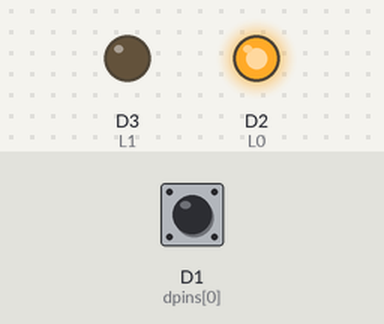
The program below on a simulated ESP8266 (NodeMCU). Shown: output pins drawn as LEDs (lit = HIGH). Dashed ring = blinking. Inputs (shaded band) come from the test bench; at power-on: D1 (dpins[0]) HIGH.

Above: at 1.2 s.
1.3 s: D1 (dpins[0]) pulled LOW for 0.15 s
At 1.75 s:
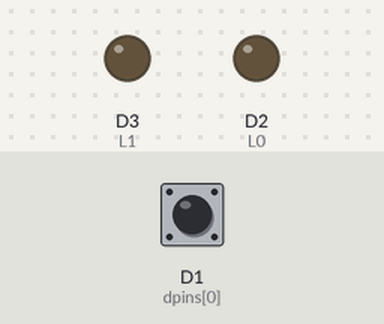
4.4 s: D1 (dpins[0]) pulled LOW for 1 s
At 5.25 s:
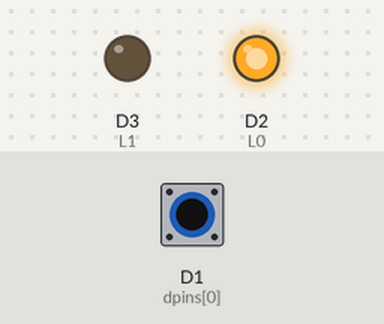
7.5 s: D1 (dpins[0]) pulled LOW for 3.2 s
At 8.25 s:
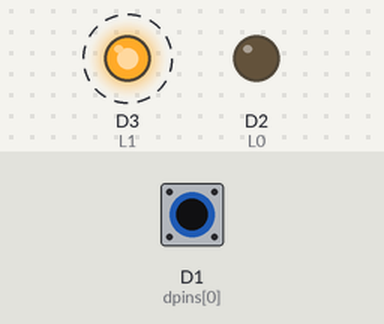
Timing chart, 0 to 18.2 s (numbered marks = the images above; inputs shaded):
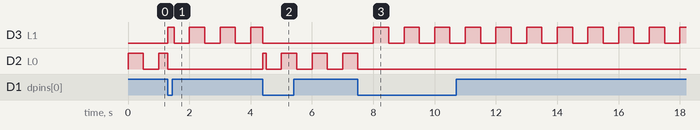

The program:

main.cpp
```cpp
#include <Arduino.h>

#define L0 D2
#define L1 D3
#define I0 dpins[0]
const int tickrate = 20;

const uint8_t dpins[10]={
  5,4,0,2,14,12,13,15,3,1
};
unsigned long c[] = {
  0
};
const bool debug = true;
const int bam = 1;
const int cam = 1;
unsigned long myTime = 0;
bool vars[bam][2]={
  {
    false, false
  }
};
bool alive = true;
bool l = false;
bool OnPress(int b) {
    return (vars[b][0] != vars[b][1] && vars[b][0]);
}
void Vars(int stage){
  if (stage == 0){
    for (unsigned int i = 0; i < bam; i++){
      vars[i][0] = !digitalRead(dpins[i]);
    }
    myTime = millis();
  }
  else if (stage == 1){
    for (unsigned int i = 0; i < bam; i++){
      vars[i][1] = vars[i][0];
    }
    // unsigned long newTime = millis();
    // if (newTime - myTime > 1000/tickrate) myTime = newTime;
  }
}
void setup() {
  pinMode(L0, OUTPUT);
  pinMode(L1, OUTPUT);
  pinMode(I0, INPUT_PULLUP);
  Serial.begin(9600);
}
void Alive(){
  digitalWrite(L1, LOW);
  digitalWrite(L0, l);
}
void Dead(){
  digitalWrite(L0, LOW);
  digitalWrite(L1, l);
}
void loop() {
  Vars(0);

  if (alive) Alive();
  else Dead();

  if(OnPress(0)){
    alive = !alive;
  }

  //Counters

    //Serial.printf("%li\n", millis()-myTime);

  if (myTime >= c[0])
  {
    c[0] = myTime + 500;
    l = !l;
  }
  //Debug
  if(debug) {
    //Serial.printf("light: %d \n", alive);
    //Serial.printf("tick: %d \n", 1000000 / (tickrate*1000));
  }

  Vars(1);
  //delayMicroseconds(1000000 / tickrate);
}
```

Measured:
- after the input at 1.3 s, D3 (L1): LOW → HIGH at once, then repeats every 1.0 s: LOW 0.50 s, HIGH 0.50 s
- after the input at 4.4 s, D2 (L0): LOW → HIGH at once, then repeats every 1.0 s: LOW 0.50 s, HIGH 0.50 s
- after the input at 7.5 s, D3 (L1): alternates HIGH for 0.50 s and LOW for 0.50 s, starting after 0.50 s; D2 (L0): goes on until 7.5 s, then stays LOW
